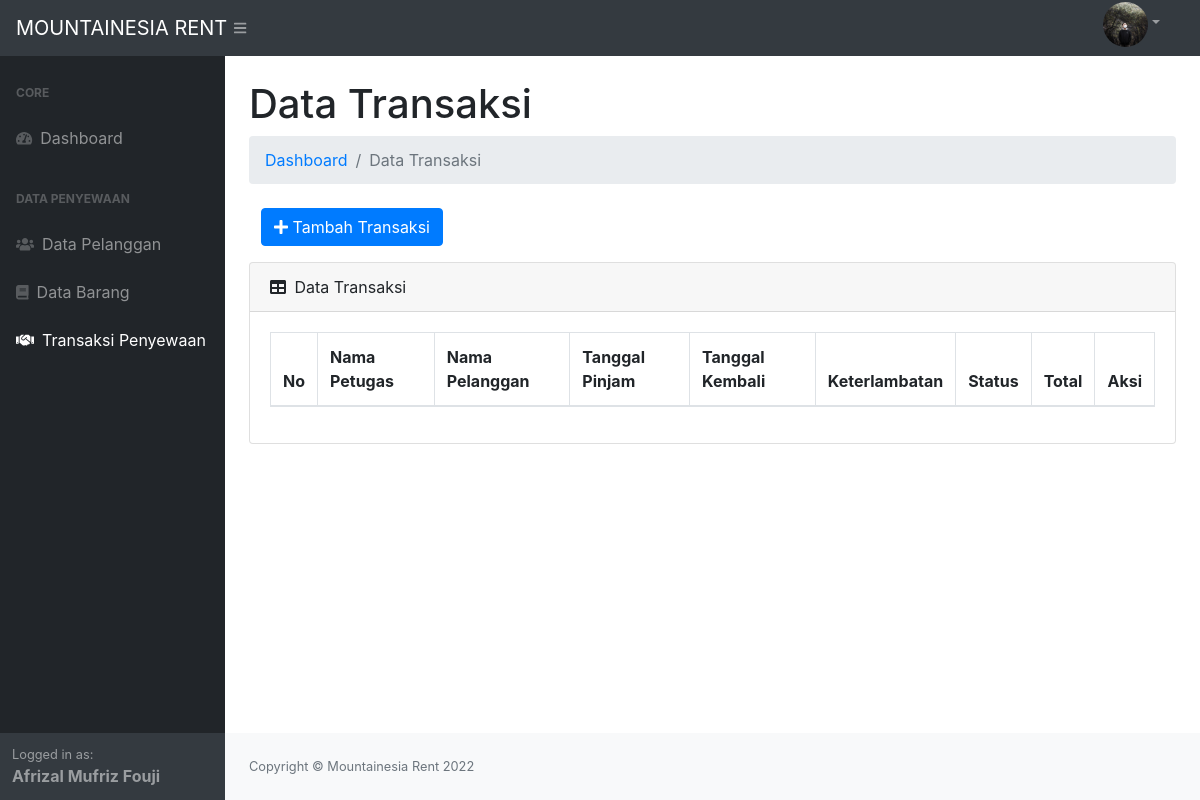
The page /index.php?p=transaksi (signed in) on the database as committed earlier.
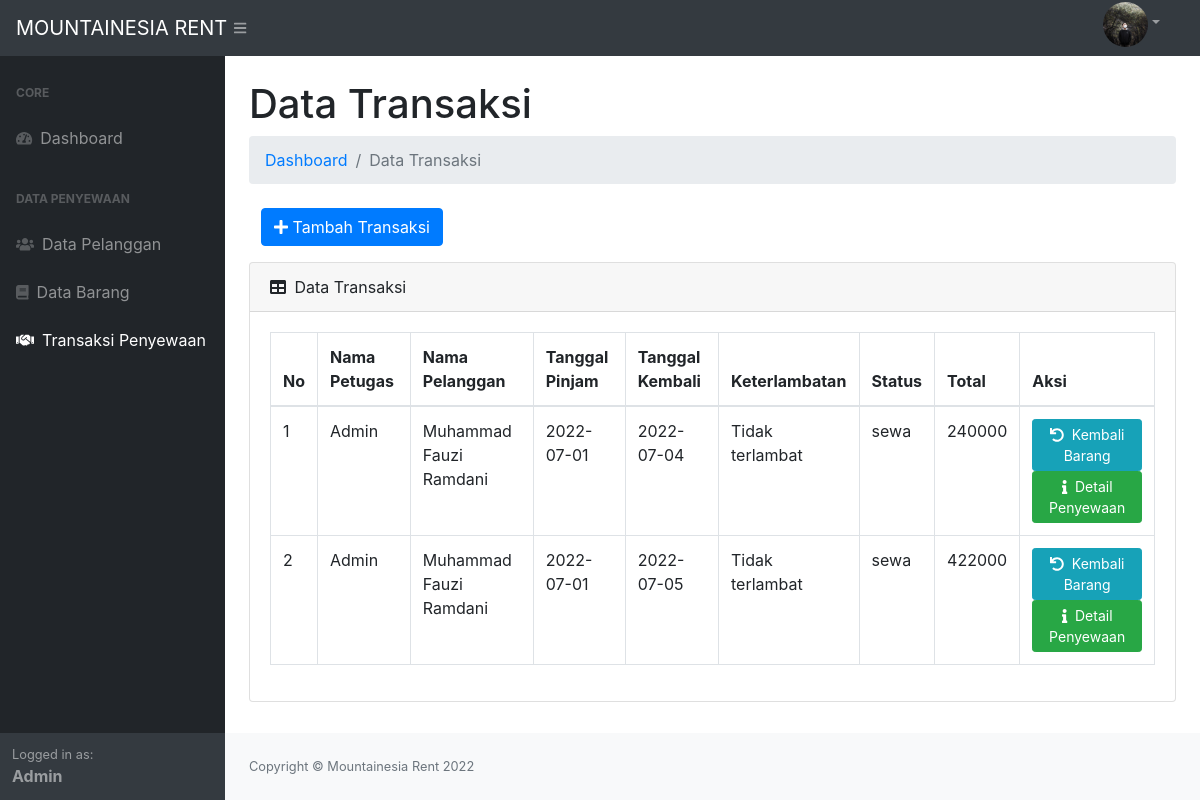
The same page on the database as committed later.
### tables this page shows
CREATE TABLE `tb_penyewaan` (
  `idsewa` int(11) NOT NULL,
  `iduser` int(11) DEFAULT NULL,
  `idpelanggan` int(11) DEFAULT NULL,
  `tanggalsewa` date NOT NULL,
  `tanggalkembali` date NOT NULL,
  `denda` int(20) NOT NULL,
  `total` int(20) NOT NULL,
  `status` varchar(50) NOT NULL
);

CREATE TABLE `tb_user` (
  `iduser` int(11) NOT NULL,
  `username` varchar(50) NOT NULL,
  `password` varchar(255) NOT NULL,
  `nama` varchar(50) NOT NULL,
  `foto` varchar(255) NOT NULL
);

CREATE TABLE `tb_pelanggan` (
  `idpelanggan` int(11) NOT NULL,
  `nama_pelanggan` varchar(50) NOT NULL,
  `alamat` varchar(255) NOT NULL,
  `tgl_lahir` date NOT NULL,
  `jk` enum('L','P') NOT NULL
);

### page/transaksi/function.php (called while the page is built, shortened)
<?php
function terlambat($tgl_dateline, $tgl_kembali) {
	$tgl_dateline_pecah = explode('-', $tgl_dateline);
	$tgl_dateline_pecah = $tgl_dateline_pecah[2].'-'.$tgl_dateline_pecah[1].'-'.$tgl_dateline_pecah[0];
	$tgl_kembali_pecah = explode('-', $tgl_kembali);
	$tgl_kembali_pecah = $tgl_kembali_pecah[2].'-'.$tgl_kembali_pecah[1].'-'.$tgl_kembali_pecah[0];
	$selisih = strtotime($tgl_kembali_pecah) - strtotime($tgl_dateline_pecah);
	$selisih = $selisih/86400;
	if ($selisih >= 1) {
		$hasil_tgl = floor($selisih);
	}else{
		$hasil_tgl = 0;
	}
	return $hasil_tgl;
}
?>

### page/transaksi/transaksi.php (the view, shortened to what this page needs)
<?php
require_once 'function.php';
$sql = $conn->query("SELECT * FROM tb_penyewaan INNER JOIN tb_pelanggan
										ON tb_penyewaan.idpelanggan = tb_pelanggan.idpelanggan
                                        INNER JOIN tb_user ON tb_penyewaan.iduser = tb_user.iduser
                                        WHERE status = 'sewa'
										") or die(mysqli_error($conn));
?>
<h1 class="mt-4">Data Transaksi</h1>
<ol class="breadcrumb mb-4">
    <li class="breadcrumb-item"><a href="index.php">Dashboard</a></li>
    <li class="breadcrumb-item active">Data Transaksi</li>
</ol>
<div class="col-md-6">
    <a href="?p=transaksi&aksi=pilih" class="btn btn-primary mb-3"><i class="fa fa-plus"></i> Tambah Transaksi</a>
</div>
<div class="card mb-4">
    <div class="card-header">
        <i class="fas fa-table mr-1"></i>
        Data Transaksi
    </div>
    <div class="card-body">
        <div class="table-responsive">
            <table class="table table-bordered" id="dataTable" width="100%" cellspacing="0">
                <thead>
                    <tr>
                        <th>No</th>
                        <th>Nama Petugas</th>
                        <th>Nama Pelanggan</th>
                        <th>Tanggal Pinjam</th>
                        <th>Tanggal Kembali</th>
                        <th>Keterlambatan</th>
                        <th>Status</th>
                        <th>Total</th>
                        <th>Aksi</th>
                    </tr>
                </thead>
                <tbody>
                    <?php
                    $no = 1;
                    while ($pecah = $sql->fetch_assoc()) {
                    ?>
                        <tr>
                            <td><?= $no++; ?></td>
                            <td><?= $pecah['nama']; ?></td>
                            <td><?= $pecah['nama_pelanggan']; ?></td>
                            <td><?= $pecah['tanggalsewa']; ?></td>
                            <td><?= $pecah['tanggalkembali']; ?></td>
                            <td>
                                <?php
                                $denda = 5000;
                                $tgl_dateline = $pecah['tanggalkembali'];
                                $tgl_kembali = date('Y-m-d');
                                $lambat = terlambat($tgl_dateline, $tgl_kembali);
                                $denda1 = $lambat * $denda;
                                ?>
                                <?php
                                if ($lambat > 0) {
                                     ?>
                                    <div style='color:red;'><?= $lambat ?> hari<br> (Rp. <?= number_format($denda1) ?>)</div>
                                <?php
                                } else {
                                    echo "Tidak terlambat";
                                }
                                ?>
                            </td>
                            <td><?= $pecah['status']; ?></td>
                            <td><?= $pecah['total']; ?></td>
                            <td>
                                <a href="?p=transaksi&aksi=kembali&idsewa=<?= $pecah['idsewa']; ?>&denda1=<?= $denda1?>" class="btn btn-info btn-sm"><i class="fas fa-undo mr-2"></i>Kembali Barang</a>
                                <a href="?p=transaksi&aksi=detail&idsewa=<?= $pecah["idsewa"]; ?>" class="btn btn-success btn-sm"><i class="fas fa-info mr-2"></i>Detail Penyewaan</a>
                            </td>
                        </tr>
                    <?php } ?>
                </tbody>
            </table>
        </div>
    </div>
</div>

### index.php (shortened to what this page needs)
<?php
require_once 'config/koneksi.php';
$page = @$_GET['p'];
$aksi = @$_GET['aksi'];
?>
<!DOCTYPE html>
<html lang="en">
<head>
    <link href="css/styles.css" rel="stylesheet" />
    <link href="css/profile.css" rel="stylesheet" />
</head>
<body>
    <nav class="sb-topnav navbar navbar-expand navbar-dark bg-dark">
        <a class="navbar-brand" href="index.php">MOUNTAINESIA RENT</a>
        <button class="btn btn-link btn-sm order-1 order-lg-0" id="sidebarToggle" href="#"><i class="fas fa-bars"></i></button>
        <ul class="navbar-nav ml-auto mr-0 mr-md-3 my-2 my-md-0 pb-2">
            <li class="nav-item dropdown">
                <a class="nav-link dropdown-toggle" id="userDropdown" href="#" role="button" data-toggle="dropdown" aria-haspopup="true" aria-expanded="false"><img class="rounded-circle profil" src="<?php echo "assets/img/" . $_SESSION['login']['foto'] ?>"></img></a>
            </li>
        </ul>
    </nav>
    <div id="layoutSidenav">
        <div id="layoutSidenav_nav">
            <nav class="sb-sidenav accordion sb-sidenav-dark" id="sidenavAccordion">
                <div class="sb-sidenav-menu">
                    <div class="nav">
                        <div class="sb-sidenav-menu-heading">Core</div>
                        <a class="nav-link" href="index.php">
                            <div class="sb-nav-link-icon"><i class="fas fa-tachometer-alt"></i></div>
                            Dashboard
                        </a>
                        <div class="sb-sidenav-menu-heading">Data Penyewaan</div>
                        <a class="nav-link" href="?p=pelanggan">
                            <div class="sb-nav-link-icon"><i class="fa fa-users" aria-hidden="true"></i></div>
                            Data Pelanggan
                        </a>
                        <a class="nav-link" href="?p=barang">
                            <div class="sb-nav-link-icon"><i class="fa fa-book" aria-hidden="true"></i></div>
                            Data Barang
                        </a>
                        <a class="nav-link" href="?p=transaksi">
                            <div class="sb-nav-link-icon"><i class="fa fa-handshake" aria-hidden="true"></i></div>
                            Transaksi Penyewaan
                        </a>
                    </div>
                </div>
                <div class="sb-sidenav-footer">
                    <div class="small">Logged in as:</div>
                    <b><?= $_SESSION['login']['nama']; ?></b>
                </div>
            </nav>
        </div>
        <div id="layoutSidenav_content">
            <main>
                <div class="container-fluid">
                    <?php
                    if ($page == 'barang') {
                        if ($aksi == '') {
                            require_once 'page/barang/barang.php';
                        } else if ($aksi == 'tambah') {
                            require_once 'page/barang/tambah.php';
                        } else if ($aksi == 'ubah') {
                            require_once 'page/barang/ubah.php';
                        } else if ($aksi == 'hapus') {
                            require_once 'page/barang/hapus.php';
                        }
                    } else if ($page == 'transaksi') {
                        if ($aksi == '') {
                            require_once 'page/transaksi/transaksi.php';
                        } else if ($aksi == 'tambah') {
                            require_once 'page/transaksi/tambah.php';
                        } else if ($aksi == 'kembali') {
                            require_once 'page/transaksi/kembali.php';
                        } else if ($aksi == 'detail') {
                            require_once 'page/transaksi/detailtransaksi.php';
                        } else if ($aksi == 'pilih') {
                            require_once('page/transaksi/pilihbarang.php');
                        } else if ($aksi == 'simpan') {
                            require_once('page/transaksi/simpan.php');
                        }
                    }
                    ?>
                </div>
            </main>
            <footer class="py-4 bg-light mt-auto">
                <div class="container-fluid">
                    <div class="d-flex align-items-center justify-content-between small">
                        <div class="text-muted">Copyright &copy; Mountainesia Rent 2022</div>
                    </div>
                </div>
            </footer>
        </div>
    </div>
</body>
</html>

### css/profile.css (style rules this page uses)
.profil { object-fit: cover; vertical-align: middle; width: 45px; height: 45px; }

Rows that differ between the two databases and show on the page:
added tb_penyewaan: iduser.nama "Admin", idpelanggan.nama_pelanggan "Muhammad Fauzi Ramdani", tanggalsewa "2022-07-01", tanggalkembali "2022-07-04", shows "Tidak terlambat", status "sewa", total "240000"
added tb_penyewaan: iduser.nama "Admin", idpelanggan.nama_pelanggan "Muhammad Fauzi Ramdani", tanggalsewa "2022-07-01", tanggalkembali "2022-07-05", shows "Tidak terlambat", status "sewa", total "422000"
Other text that changed with them:
$_SESSION['login']['nama']: "Afrizal Mufriz Fouji" → "Admin"
